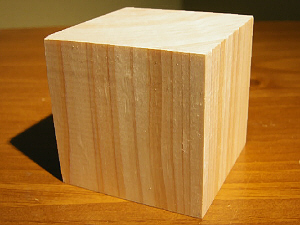
#> input picture pictures/cube.jpg, 300 x 225 px
$ python imageTo3Dmodel.py
#> lines starting #> are read from the running program, lines starting #| are printed output that depends on the picture
## Nefunguje zatial
import cv2
import numpy as np
import open3d as o3d
import cv2

# Load images
img1 = cv2.imread('pictures/cube.jpg')
#> img1 is the input picture: shape (225, 300, 3); mean B, G, R 55.6, 120.3, 171.5
img2 = cv2.imread('pictures/cube.jpg')

# Initialize feature detector
sift = cv2.SIFT_create()

# Find keypoints and descriptors
kp1, des1 = sift.detectAndCompute(img1, None)
#> kp1 = 55 keypoints; strongest (x, y, size): (250, 18, 5.2), (245, 21, 10.4), (240, 24, 17.1), (50, 37, 4.5)
kp2, des2 = sift.detectAndCompute(img2, None)
#> kp2 has the same summary as kp1

# Initialize feature matcher
bf = cv2.BFMatcher()
matches = bf.knnMatch(des1, des2, k=2)
#> matches = 55 matches

# Apply ratio test
good_matches = []
for m, n in matches:
    if m.distance < 0.75 * n.distance:
        good_matches.append(m)
#> this loop made 55 passes
#> after the loop, good_matches = 55 matches

# Draw matches
img_matches = cv2.drawMatches(img1, kp1, img2, kp2, good_matches, None, flags=cv2.DrawMatchesFlags_NOT_DRAW_SINGLE_POINTS)
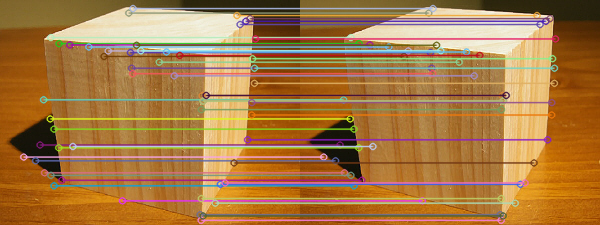
#> img_matches: shape (225, 600, 3); mean B, G, R 68.1, 121.5, 167.4

cv2.imshow('Matches', img_matches)
cv2.waitKey(0)
cv2.destroyAllWindows()
